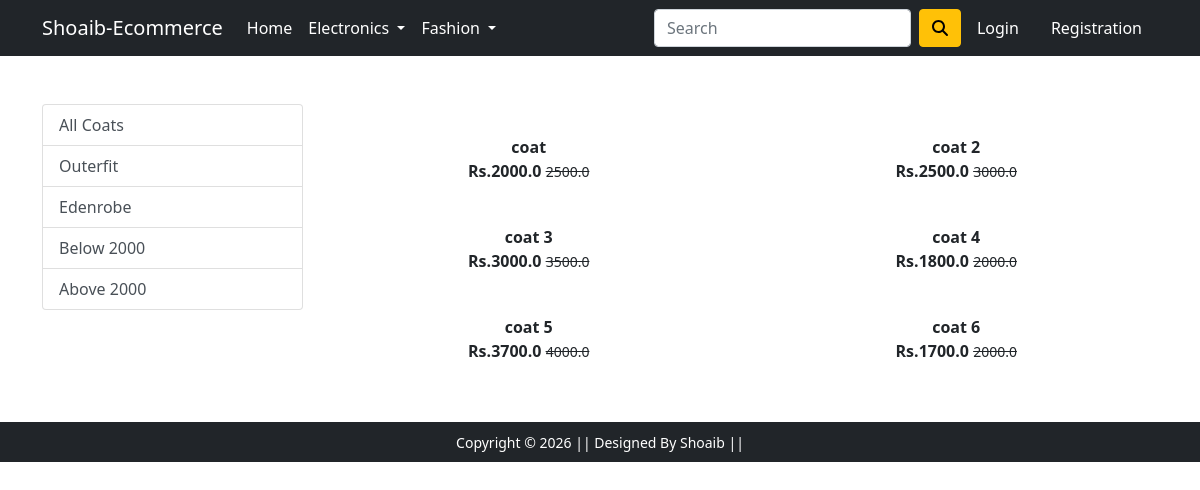
The app's page /coats/ with its own data.
### app/models.py (models this page shows, shortened)
class Product(models.Model):
    title = models.CharField(max_length=50)
    Selling_price=models.FloatField()
    discounted_price=models.FloatField()
    description=models.TextField()
    brand = models.CharField(max_length=100)
    category = models.CharField(choices=CATEGORY_CHOICES,max_length=100)
    product_img =models.ImageField(upload_to='productimg')

### app/views.py (the view)
# urls.py: path('coats/', views.coats, name='coats'),
def coats(request,data =None):
 total_items = 0
 if request.user.is_authenticated:
  total_items = len(Cart.objects.filter(user=request.user))
 if data == None:
  coats=Product.objects.filter(category='C')
 elif data =='outerfit' or data =='Edenrobe':
  coats = Product.objects.filter(category='C').filter (brand=data)
 elif data == 'below':
  coats = Product.objects.filter(category='C').filter(discounted_price__lt=2000)
 elif data == 'above':
  coats = Product.objects.filter(category='C').filter(discounted_price__gt=2000)
 return render(request, 'app/upper_wear.html',{'coats':coats,'total_items':total_items})

### app/templates/app/upper_wear.html (shortened to what this page needs)
{% extends 'app/base.html' %}
{% load static %}
{% block main-content %}
<div class="container my-5">
 <div class="row">
  <div class="col-sm-3">
   <div class="list-group">
    <a href="{% url 'coats' %}" class="list-group-item
    list-group-item-action" aria-current="true">All Coats </a>
    <a href="{% url 'coatsdata' 'outerfit' %}" class="list-group-item
    list-group-item-action" aria-current="true">Outerfit </a>
    <a href="{% url 'coatsdata' 'Edenrobe' %}" class="list-group-item
    list-group-item-action">Edenrobe</a>
    <a href="{% url 'coatsdata' 'below' %}" class="list-group-item
    list-group-item-action">Below 2000</a>
    <a href="{% url 'coatsdata' 'above' %}" class="list-group-item
    list-group-item-action">Above 2000</a>
  </div>
  </div>
  <div class="col-sm-9">
  <div class="row">
   {% for product in coats %}
   <div class="col-sm-6 text-center mb-1">
    <a href="{% url 'product-detail' product.id %}" class="btn">
     <div class="item">
      <div class="fw-bold">{{product.title}}</div>
      <div class="fw-bold">Rs.{{product.discounted_price}}
      <small class="fw-light text-decoration-line-through">{{product.Selling_price}}</small>
      </div>
      </div>
     </a>
   </div>
   {% endfor %}
  </div>
  </div>
 </div>
</div>
{% endblock main-content %}

### records on screen
Product: title "coat", discounted_price "2000.0", Selling_price "2500.0"
Product: title "coat 2", discounted_price "2500.0", Selling_price "3000.0"
Product: title "coat 3", discounted_price "3000.0", Selling_price "3500.0"
Product: title "coat 4", discounted_price "1800.0", Selling_price "2000.0"
Product: title "coat 5", discounted_price "3700.0", Selling_price "4000.0"
Product: title "coat 6", discounted_price "1700.0", Selling_price "2000.0"
